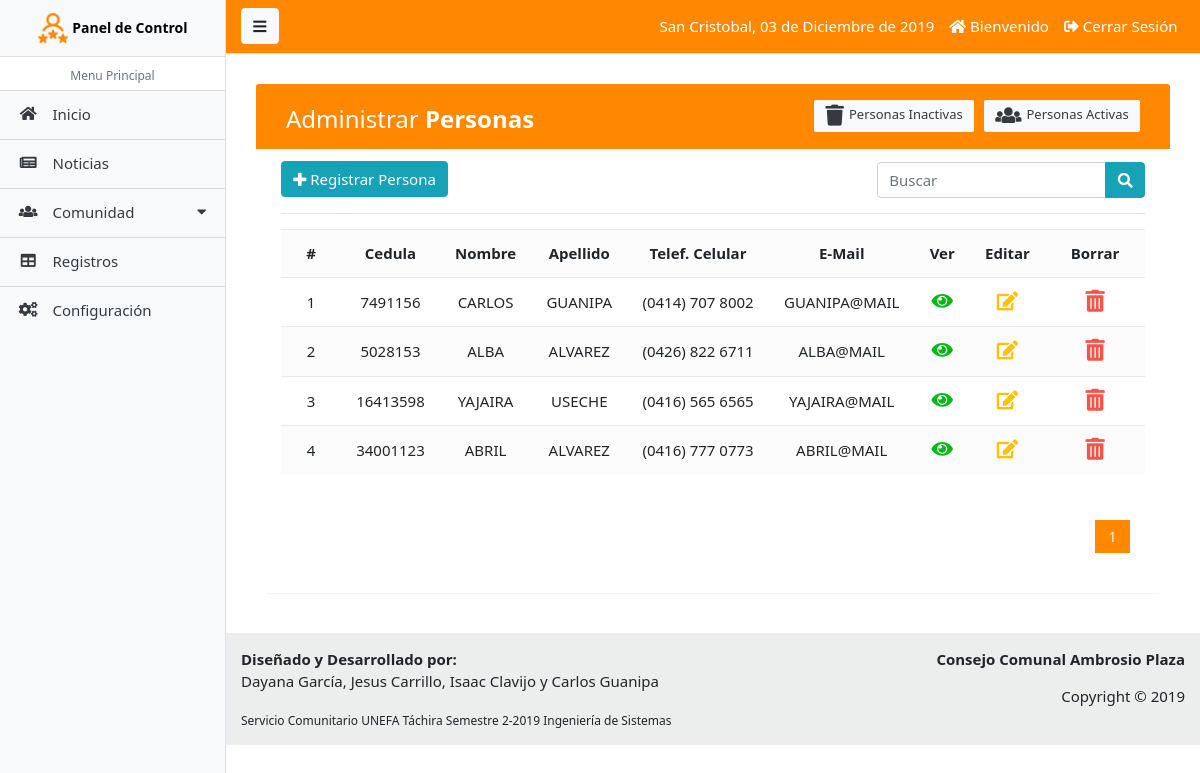
The app's page /paginas/persona_lista.php (signed in), older data.
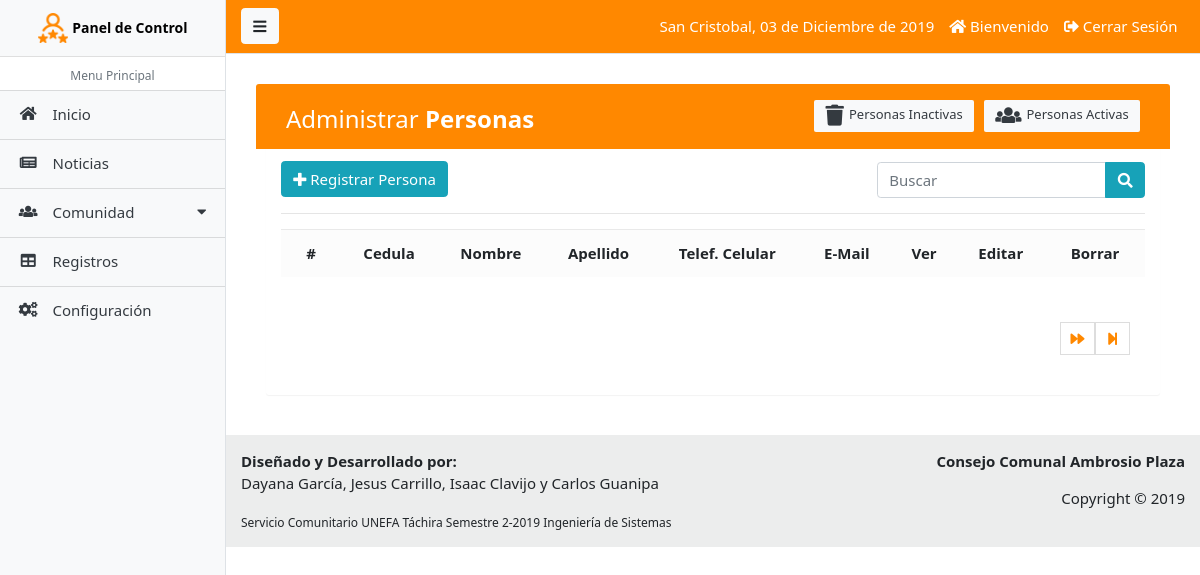
The same page, newer data.
### tables this page shows
CREATE TABLE IF NOT EXISTS `tab_per` (
  `ident_per` INT NOT NULL AUTO_INCREMENT,
  `cedul_per` INT(11) NULL,
  `nombr_per` VARCHAR(45) NULL,
  `apeli_per` VARCHAR(45) NULL,
  `fecna_per` DATE NULL,
  `telem_per` VARCHAR(45) NULL,
  `telec_per` VARCHAR(45) NULL,
  `email_per` VARCHAR(45) NULL,
  `calle_per` VARCHAR(45) NULL,
  `direc_per` VARCHAR(200) NULL,
  `tifam_per` VARCHAR(45) NULL,
  `tibom_per` VARCHAR(45) NULL,
  `seria_per` VARCHAR(45) NULL,
  `statu_per` CHAR(1) NULL,
  `ident_tip` INT NOT NULL,
  `ident_jef` INT NOT NULL,
  PRIMARY KEY (`ident_per`),
  INDEX `fk_tab_per_tab_tip1_idx` (`ident_tip` ASC),
  INDEX `fk_tab_per_tab_jef1_idx` (`ident_jef` ASC),
  CONSTRAINT `fk_tab_per_tab_tip1`
    FOREIGN KEY (`ident_tip`)
    REFERENCES `tab_tip` (`ident_tip`)
    ON DELETE NO ACTION
    ON UPDATE NO ACTION,
  CONSTRAINT `fk_tab_per_tab_jef1`
    FOREIGN KEY (`ident_jef`)
    REFERENCES `tab_jef` (`ident_jef`)
    ON DELETE NO ACTION
    ON UPDATE NO ACTION);

### paginas/persona_lista.php (the view, shortened to what this page needs)
<?php
  require_once('includes/admin_header.php');
?>
<div class="container-fluid">
	<div class="table-wrapper">
	    <div class="table-title">
	        <div class="row">
            <div class="col-sm-6">
							<h2>Administrar <b>Personas</b></h2>
						</div>
						<div class="col-sm-6">
							<a href="persona_lista.php" class="btn btn-light text-dark"><i class="fa fa-users"></i> Personas Activas</a>
							<a href="persona_lista_inactivo.php" class="btn btn-light text-dark"><i class="fa fa-trash"></i> Personas Inactivas</a>
						</div>
	        </div>
	    </div>
	    <div class="row" style="padding-top: 2px;">
	    	<div class="col-sm-8">
					<a href="persona_registro.php" class="btn btn-info float-left"><i class="fa fa-plus"></i> Registrar Persona</a>
				</div>
				<form action="persona_buscar.php" method="GET" class="col-sm-4" style="padding-top: 1px;">
					<div class="input-group">
						<input type="text" class="form-control" name="busqueda" id="busqueda" placeholder="Buscar">
						<div class="input-group-append">
							<button type="submit" class="btn btn-info"><i class="fa fa-search"></i></button>
						</div>
					</div>
				</form>
	    </div>
	    <hr>
	    <div>
	    	<div class="table-responsive">
					<table class="table table-striped table-hover">
						<tr>
							<th class='text-center'>#</th>
							<th class='text-center'>Cedula</th>
							<th class='text-center'>Nombre</th>
							<th class='text-center'>Apellido</th>
							<th class='text-center'>Telef. Celular</th>
							<th class='text-center'>E-Mail</th>
							<th class='text-center'>Ver</th>
							<th class='text-center'>Editar</th>
							<th class='text-center'>Borrar</th>
						</tr>
						<?php
							$sql_registe = mysqli_query($conexion,"SELECT COUNT(*) as total_registro FROM tab_per WHERE statu_per = 1");
							$result_registe = mysqli_fetch_array($sql_registe);
							$total_registro = $result_registe['total_registro'];
							$por_pagina = 5;
							if (empty($_GET['pagina']))
							{
								$pagina = 1;
							}else{
								$pagina = $_GET['pagina'];
							}
							$desde = ($pagina-1) * $por_pagina;
							$total_paginas = ceil($total_registro / $por_pagina);
							$query = mysqli_query($conexion,"SELECT u.ident_per, u.cedul_per, u.nombr_per, u.apeli_per, u.telem_per, u.email_per, r.ident_tip, r.nombr_tip FROM tab_per u INNER JOIN tab_tip r ON u.ident_tip = r.ident_tip WHERE statu_per = 1  ORDER BY ident_per ASC LIMIT $desde,$por_pagina");
							$result = mysqli_num_rows($query);
							if ($result > 0) {
							 	while ($data = mysqli_fetch_array($query)) {
							 		?>
							 		<tr class="row<?php echo $data['ident_per']; ?>">
										<td class='text-center'><?php echo $data['ident_per']; ?></td>
										<td class='text-center'><?php echo $data['cedul_per']; ?></td>
										<td class='text-center'><?php echo $data['nombr_per']; ?></td>
										<td class='text-center'><?php echo $data['apeli_per']; ?></td>
										<td class='text-center'><?php echo $data['telem_per']; ?></td>
										<td class='text-center'><?php echo $data['email_per']; ?></td>
										<td class='text-center'>
											<a href="persona_ver.php?id=<?php echo $data['ident_per']; ?>" class="look"><i class="fa fa-eye"></i></a>
										</td>
										<td class='text-center'>
											<a href="persona_editar.php?id=<?php echo $data['ident_per']; ?>" class="edit"><i class="fa fa-edit"></i></a>
										</td>
										<td class='text-center'>
											<a href="persona_borrar.php?id=<?php echo $data['ident_per']; ?>" class="delete eliminar"><i class="fa fa-trash-alt"></i></a>
										</td>
									</tr>
							 	<?php
							 	}
							 }
						?>
					</table>
				</div>
				<div class="paginador">
					<ul>
						<?php
							for ($i=1; $i <= $total_paginas; $i++)
							{
								if ($i == $pagina)
								{
									echo '<li class="pageSelected">'.$i.'</li>';
								}else{
									echo '<li><a href="?pagina='.$i.'">'.$i.'</a></li>';
								}
							}
							if ($pagina != $total_paginas)
							{
								?>
								<li><a href="?pagina=<?php echo $pagina+1; ?>"><i class="fas fa-forward"></i></a></li>
								<li><a href="?pagina=<?php echo $total_paginas; ?>"><i class="fas fa-step-forward"></i></a></li>
								<?php
							}
						?>
					</ul>
				</div>
	    </div>
	</div>
</div>
<?php require_once('includes/admin_footer.php');  ?>

Row changes from the older to the newer data that the page shows:
removed tab_per: ident_per "1", cedul_per "7491156", nombr_per "CARLOS", apeli_per "GUANIPA", telem_per "(0414) 707 8002", email_per "GUANIPA@MAIL"
removed tab_per: ident_per "2", cedul_per "5028153", nombr_per "ALBA", apeli_per "ALVAREZ", telem_per "(0426) 822 6711", email_per "ALBA@MAIL"
removed tab_per: ident_per "3", cedul_per "16413598", nombr_per "YAJAIRA", apeli_per "USECHE", telem_per "(0416) 565 6565", email_per "YAJAIRA@MAIL"
removed tab_per: ident_per "4", cedul_per "34001123", nombr_per "ABRIL", apeli_per "ALVAREZ", telem_per "(0416) 777 0773", email_per "ABRIL@MAIL"
Text that changed along with them:
list line gone: "1"
